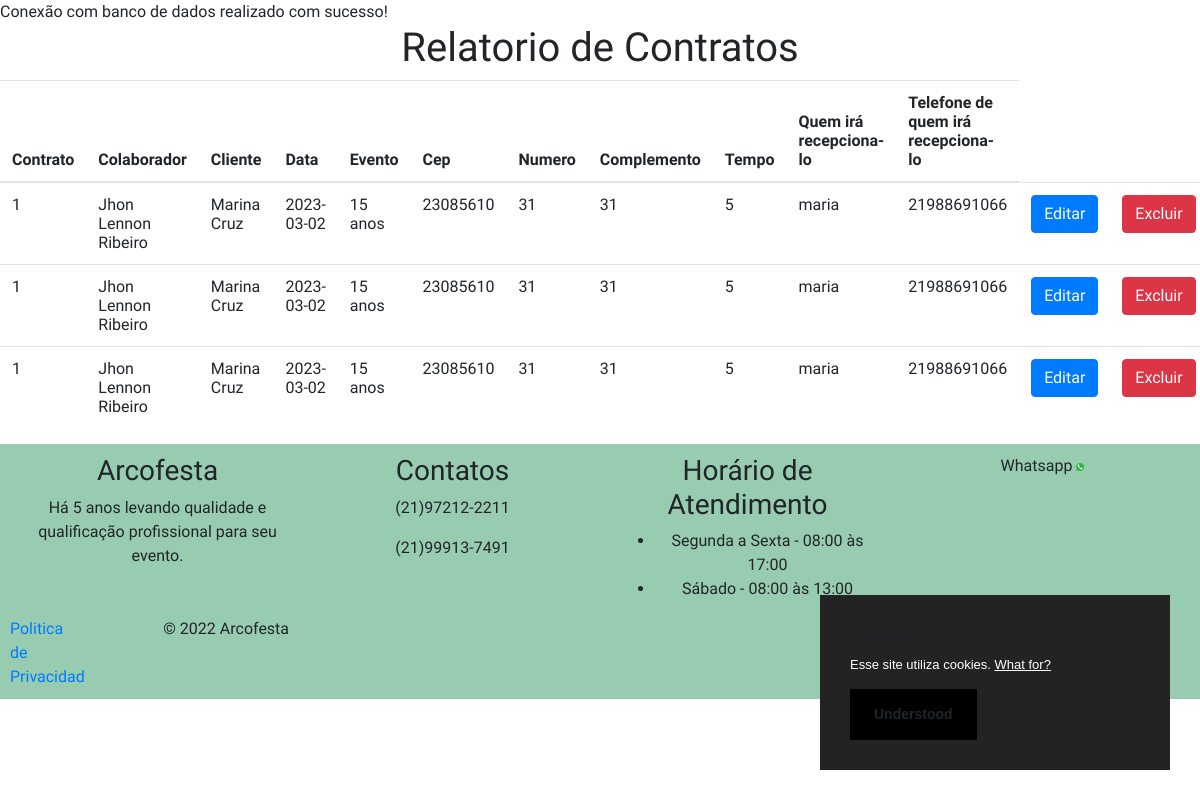
The app's page /arcofesta/agendafuncionario.php (signed in) with its own data.
### tables this page shows
CREATE TABLE `contrato` (
  `Numerocontrato` int(11) NOT NULL,
  `Dataevento` date NOT NULL,
  `preco` double NOT NULL,
  `Tipoevento` varchar(15) NOT NULL,
  `cep` char(9) NOT NULL,
  `numero` int(11) NOT NULL,
  `complemento` varchar(40) NOT NULL,
  `cpf` char(12) NOT NULL,
  `Tempo_evento` varchar(9) NOT NULL,
  `nomerecep` varchar(60) NOT NULL,
  `telrecep` varchar(15) NOT NULL
);

CREATE TABLE `funcionario` (
  `idcolaborador` int(11) NOT NULL,
  `nome` varchar(60) NOT NULL,
  `telefone` varchar(15) NOT NULL,
  `cep` char(9) NOT NULL,
  `email` varchar(100) NOT NULL,
  `função` varchar(100) NOT NULL,
  `senha` varchar(255) NOT NULL,
  `pix` varchar(50) NOT NULL,
  `cpf` varchar(50) NOT NULL,
  `foto` varchar(255) NOT NULL,
  `precohora` double NOT NULL
);

CREATE TABLE `cliente` (
  `Cpf` char(12) NOT NULL,
  `nome` varchar(60) NOT NULL,
  `Nascimento` date NOT NULL,
  `telefone` varchar(15) NOT NULL,
  `email` varchar(100) NOT NULL,
  `senha` varchar(100) NOT NULL
);

### arcofesta/agendafuncionario.php (the view, shortened to what this page needs)
<?php
    require_once 'conexao.php';
    require_once 'head.php';
    $idcolaborador=$_SESSION['idcolaborador'];
    ?>
<h1 class="text-center">Relatorio de Contratos </h1>
<?php
    $pagatual = filter_input(INPUT_GET, "page", FILTER_SANITIZE_NUMBER_INT);
	$pag = (!empty($pagatual)) ? $pagatual : 1;
    $limitereg = 3;
    $inicio = ($limitereg * $pag) - $limitereg;
    $busca = "SELECT contrato.Numerocontrato,funcionario.nome as func,cliente.nome,contrato.Dataevento,contrato.Tipoevento,contrato.cep,contrato.numero,
    contrato.complemento,contrato.Tempo_evento,contrato.nomerecep,contrato.telrecep
     from contrato,funcionario,cliente,item
     where
     funcionario.idcolaborador = item.idcolaborador and
     contrato.cpf=cliente.cpf
     and item.idcolaborador = $idcolaborador
     LIMIT $inicio , $limitereg";
    $resultado= $conn->prepare($busca);
    $resultado->execute();
    if (($resultado) AND ($resultado->rowCount() != 0)) {
?>
            <table class="table">
                    <thead>
                        <tr>
                        <th>Contrato</th>
                        <th>Colaborador</th>
                        <th>Cliente</th>
                        <th>Data</th>
                        <th>Evento</th>
                        <th>Cep</th>
                        <th>Numero</th>
                        <th>Complemento</th>
                        <th>Tempo</th>
                        <th>Quem irá recepciona-lo</th>
                        <th>Telefone de quem irá recepciona-lo</th>
                        </tr>
                    </thead>
            <tbody>
<?php
        while ($linha = $resultado->fetch(PDO::FETCH_ASSOC)) {
            extract($linha);
            ?>
                        <tr>
                            <td><?php echo $Numerocontrato; ?></td>
                            <td><?php echo $func; ?></td>
                            <td><?php echo $nome; ?></td>
                            <td><?php echo $Dataevento; ?></td>
                            <td><?php echo $Tipoevento; ?>
                            <td><?php echo $cep; ?>
                            <td><?php echo $numero; ?>
                            <td><?php echo $complemento; ?>
                            <td><?php echo $Tempo_evento; ?>
                            <td><?php echo $nomerecep;?>
                            <td><?php echo $telrecep;?>
                        </td>
                            <td>
                                <?php echo "<a href='editar.php?contrato=$Numerocontrato'>" ; ?>
                                <input type="submit" class="btn btn-primary" name="editar" value="Editar">
                            </td>
                             <td>
                                <?php echo "<a href='excluir.php?contrato=$Numerocontrato'>" ; ?>
                                <input type="submit" class="btn btn-danger" name="excluir" value="Excluir">
                            </td>
                        </tr>
    <?php
        }
    ?>
        </tbody>
        </table>
<?php
    }
?>
<?php
    require_once 'footer.php';
  ?>

### arcofesta/login.css (style rules this page uses)
html,body { background-image: url(''); background-size: cover; background-repeat: no-repeat; height: 100%; font-family: 'Numans', sans-serif; }

### records on screen
contrato: Numerocontrato "1", funcionario.nome "Jhon Lennon Ribeiro", cpf.nome "Marina Cruz", Dataevento "2023-03-02", Tipoevento "15 anos", cep "23085610", numero "31", complemento "31", Tempo_evento "5", nomerecep "maria", telrecep "21988691066"
